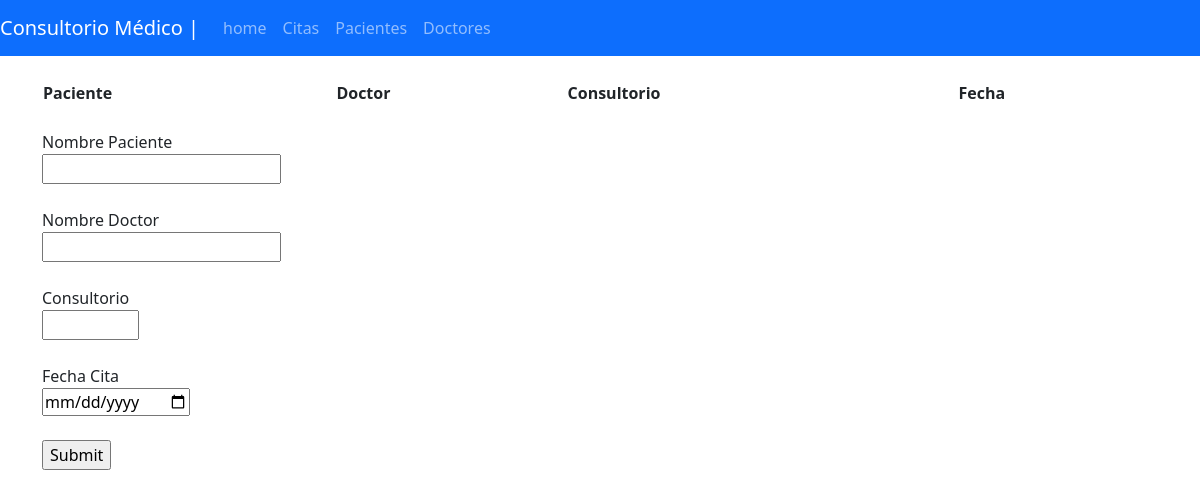
/listcitas, run on an earlier commit of the app's database.
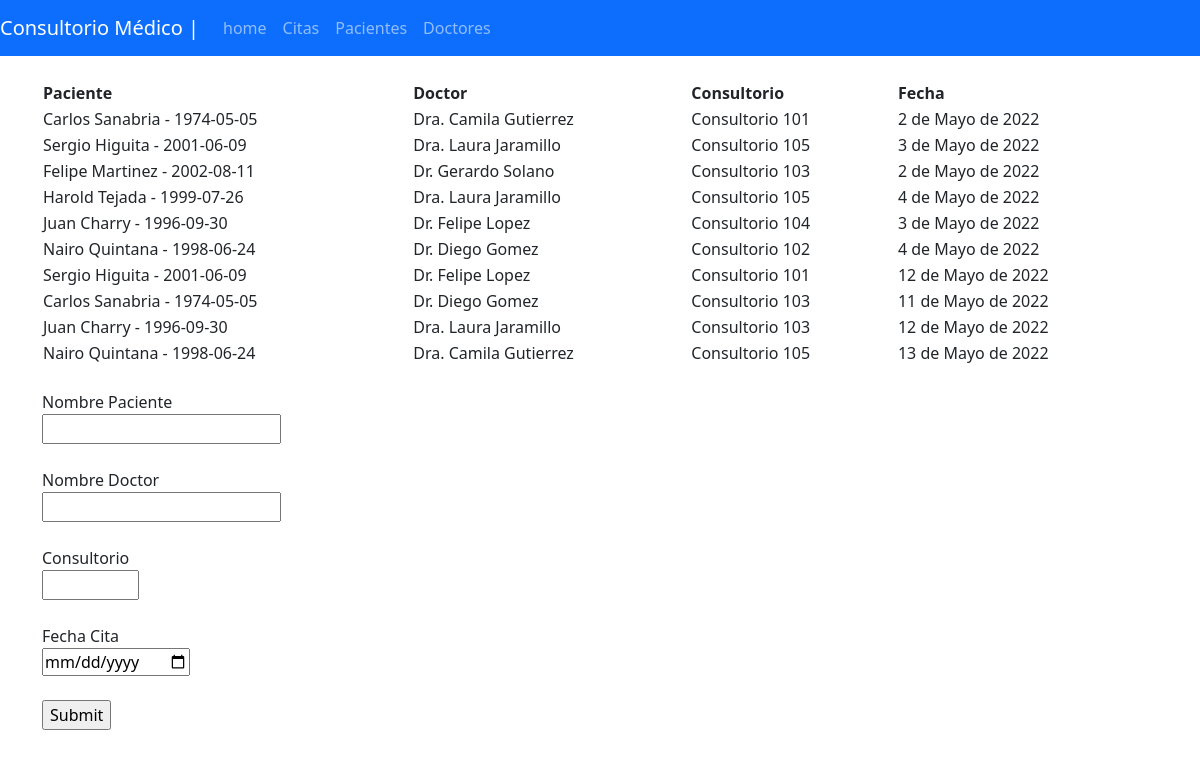
And on a later commit of the database.
### appMenu/models.py (models this page shows, shortened)
class Cita_medica(models.Model):
    id = models.AutoField(primary_key=True)
    paciente = models.ForeignKey(Paciente, on_delete=models.CASCADE)
    doctor = models.ForeignKey(Doctor, on_delete=models.CASCADE)
    ubicacion = models.CharField(max_length=200)
    fecha = models.DateField()

class Paciente(models.Model):
    id = models.AutoField(primary_key=True)
    nombre = models.CharField(max_length=200)
    apellido = models.CharField(max_length=200)
    fecha_nacimiento = models.DateField(auto_now=False, auto_now_add=False)
    def __str__(self):
        return "{} {} - {}".format(self.nombre, self.apellido, self.fecha_nacimiento)

class Doctor(models.Model):
    id = models.AutoField(primary_key=True)
    nombre = models.CharField(max_length=200)
    apellido = models.CharField(max_length=200)
    def __str__(self):
        return "{} {}".format(self.nombre, self.apellido)

### appMenu/views.py (the view, shortened to what this page needs)
# urls.py: path('listcitas', views.list_citas, name="listcitas"),
def list_citas(request):
    citas = Cita_medica.objects.all()
    contexto = {"citas": citas}
    return render(request, 'citas.html', contexto)

### appMenu/templates/citas.html (shortened to what this page needs)
{% extends 'base.html' %}
{% block content %}
<table style="width:100%">
    <thead>
        <tr>
            <th>Paciente</th>
            <th>Doctor</th>
            <th>Consultorio</th>
            <th>Fecha</th>
        </tr>
    </thead>
    <tbody>
        {% if "citas" %}
        {% for cita in citas %}
        <tr>
            <td>{{cita.paciente}}</td>
            <td>{{cita.doctor}}</td>
            <td>{{cita.ubicacion}}</td>
            <td>{{cita.fecha}}</td>
        </tr>
        {% endfor %}
        {% else %}
        <h1>No existen citas</h1>
        {% endif %}
    </tbody>
</table><br>
<form method="post">
    <label for="paciente_nombre">Nombre Paciente</label><br>
    <input type="text" id="paciente_nombre" name="paciente_nombre"><br><br>
    <label for="doctor_nombre">Nombre Doctor</label><br>
    <input type="text" id="doctor_nombre" name="doctor_nombre"><br><br>
    <label for="ubicacion">Consultorio</label><br>
    <input type="number" id="ubicacion" name="ubicacion" min="101" max="105"><br><br>
    <label for="fecha_cita">Fecha Cita</label><br>
    <input type="date" id="fecha_cita" name="fecha_cita"><br><br>
    <input type="submit" value="Submit">
</form>
{% endblock %}

What changed in the data, as far as the page shows it:
added Cita_medica: paciente "Carlos Sanabria - 1974-05-05", doctor "Dra. Camila Gutierrez", ubicacion "Consultorio 101", fecha "2 de Mayo de 2022"
added Cita_medica: paciente "Sergio Higuita - 2001-06-09", doctor "Dra. Laura Jaramillo", ubicacion "Consultorio 105", fecha "3 de Mayo de 2022"
added Cita_medica: paciente "Felipe Martinez - 2002-08-11", doctor "Dr. Gerardo Solano", ubicacion "Consultorio 103", fecha "2 de Mayo de 2022"
added Cita_medica: paciente "Harold Tejada - 1999-07-26", doctor "Dra. Laura Jaramillo", ubicacion "Consultorio 105", fecha "4 de Mayo de 2022"
added Cita_medica: paciente "Juan Charry - 1996-09-30", doctor "Dr. Felipe Lopez", ubicacion "Consultorio 104", fecha "3 de Mayo de 2022"
added Cita_medica: paciente "Nairo Quintana - 1998-06-24", doctor "Dr. Diego Gomez", ubicacion "Consultorio 102", fecha "4 de Mayo de 2022"
added Cita_medica: paciente "Sergio Higuita - 2001-06-09", doctor "Dr. Felipe Lopez", ubicacion "Consultorio 101", fecha "12 de Mayo de 2022"
added Cita_medica: paciente "Carlos Sanabria - 1974-05-05", doctor "Dr. Diego Gomez", ubicacion "Consultorio 103", fecha "11 de Mayo de 2022"
added Cita_medica: paciente "Juan Charry - 1996-09-30", doctor "Dra. Laura Jaramillo", ubicacion "Consultorio 103", fecha "12 de Mayo de 2022"
added Cita_medica: paciente "Nairo Quintana - 1998-06-24", doctor "Dra. Camila Gutierrez", ubicacion "Consultorio 105", fecha "13 de Mayo de 2022"
